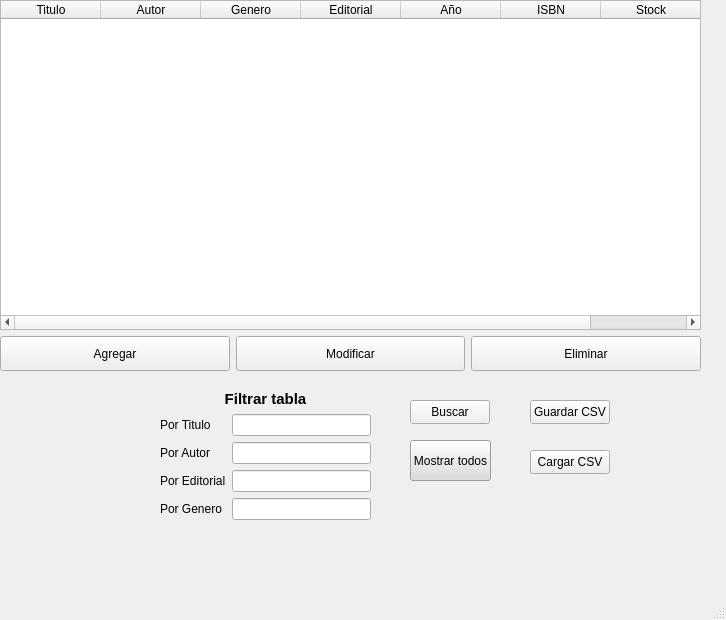
<?xml version="1.0" encoding="UTF-8"?>
<ui version="4.0">
 <class>MainWindow</class>
 <widget class="QMainWindow" name="MainWindow">
  <property name="geometry">
   <rect>
    <x>0</x>
    <y>0</y>
    <width>726</width>
    <height>620</height>
   </rect>
  </property>
  <property name="windowTitle">
   <string>MainWindow</string>
  </property>
  <widget class="QWidget" name="centralwidget">
   <widget class="QWidget" name="gridLayoutWidget">
    <property name="geometry">
     <rect>
      <x>0</x>
      <y>0</y>
      <width>701</width>
      <height>371</height>
     </rect>
    </property>
    <layout class="QGridLayout" name="gridLayout">
     <property name="sizeConstraint">
      <enum>QLayout::SizeConstraint::SetMaximumSize</enum>
     </property>
     <item row="1" column="2">
      <widget class="QPushButton" name="eliminarLibro">
       <property name="sizePolicy">
        <sizepolicy hsizetype="Expanding" vsizetype="Expanding">
         <horstretch>0</horstretch>
         <verstretch>0</verstretch>
        </sizepolicy>
       </property>
       <property name="maximumSize">
        <size>
         <width>16777215</width>
         <height>35</height>
        </size>
       </property>
       <property name="text">
        <string>Eliminar</string>
       </property>
      </widget>
     </item>
     <item row="1" column="1">
      <widget class="QPushButton" name="modificarLibro">
       <property name="sizePolicy">
        <sizepolicy hsizetype="Expanding" vsizetype="Expanding">
         <horstretch>0</horstretch>
         <verstretch>0</verstretch>
        </sizepolicy>
       </property>
       <property name="minimumSize">
        <size>
         <width>0</width>
         <height>35</height>
        </size>
       </property>
       <property name="maximumSize">
        <size>
         <width>16777215</width>
         <height>35</height>
        </size>
       </property>
       <property name="text">
        <string>Modificar</string>
       </property>
      </widget>
     </item>
     <item row="1" column="0">
      <widget class="QPushButton" name="agregarLibro">
       <property name="sizePolicy">
        <sizepolicy hsizetype="Expanding" vsizetype="Expanding">
         <horstretch>0</horstretch>
         <verstretch>0</verstretch>
        </sizepolicy>
       </property>
       <property name="maximumSize">
        <size>
         <width>16777215</width>
         <height>35</height>
        </size>
       </property>
       <property name="text">
        <string>Agregar</string>
       </property>
      </widget>
     </item>
     <item row="0" column="0" colspan="3">
      <widget class="QTableWidget" name="tabla">
       <property name="autoScrollMargin">
        <number>10</number>
       </property>
       <property name="alternatingRowColors">
        <bool>true</bool>
       </property>
       <property name="selectionMode">
        <enum>QAbstractItemView::SelectionMode::MultiSelection</enum>
       </property>
       <property name="selectionBehavior">
        <enum>QAbstractItemView::SelectionBehavior::SelectRows</enum>
       </property>
       <attribute name="horizontalHeaderDefaultSectionSize">
        <number>100</number>
       </attribute>
       <column>
        <property name="text">
         <string>Titulo</string>
        </property>
       </column>
       <column>
        <property name="text">
         <string>Autor</string>
        </property>
       </column>
       <column>
        <property name="text">
         <string>Genero</string>
        </property>
       </column>
       <column>
        <property name="text">
         <string>Editorial</string>
        </property>
       </column>
       <column>
        <property name="text">
         <string>Año</string>
        </property>
       </column>
       <column>
        <property name="text">
         <string>ISBN</string>
        </property>
       </column>
       <column>
        <property name="text">
         <string>Stock</string>
        </property>
       </column>
      </widget>
     </item>
    </layout>
   </widget>
   <widget class="QWidget" name="formLayoutWidget">
    <property name="geometry">
     <rect>
      <x>160</x>
      <y>390</y>
      <width>211</width>
      <height>151</height>
     </rect>
    </property>
    <layout class="QFormLayout" name="formLayout">
     <item row="2" column="0">
      <widget class="QLabel" name="label_2">
       <property name="text">
        <string>Por Titulo</string>
       </property>
      </widget>
     </item>
     <item row="4" column="0">
      <widget class="QLabel" name="label_3">
       <property name="text">
        <string>Por Editorial</string>
       </property>
      </widget>
     </item>
     <item row="3" column="0">
      <widget class="QLabel" name="label_4">
       <property name="text">
        <string>Por Autor</string>
       </property>
      </widget>
     </item>
     <item row="5" column="0">
      <widget class="QLabel" name="label_5">
       <property name="text">
        <string>Por Genero</string>
       </property>
      </widget>
     </item>
     <item row="2" column="1">
      <widget class="QLineEdit" name="campoTituloBusqueda"/>
     </item>
     <item row="3" column="1">
      <widget class="QLineEdit" name="campoAutorBusqueda"/>
     </item>
     <item row="4" column="1">
      <widget class="QLineEdit" name="campoEditorialBusqueda"/>
     </item>
     <item row="5" column="1">
      <widget class="QLineEdit" name="campoGeneroBusqueda"/>
     </item>
     <item row="0" column="0" colspan="2">
      <widget class="QLabel" name="label">
       <property name="font">
        <font>
         <pointsize>11</pointsize>
         <bold>true</bold>
        </font>
       </property>
       <property name="autoFillBackground">
        <bool>true</bool>
       </property>
       <property name="text">
        <string>Filtrar tabla</string>
       </property>
       <property name="alignment">
        <set>Qt::AlignmentFlag::AlignCenter</set>
       </property>
      </widget>
     </item>
    </layout>
   </widget>
   <widget class="QPushButton" name="botonBuscar">
    <property name="geometry">
     <rect>
      <x>410</x>
      <y>400</y>
      <width>80</width>
      <height>24</height>
     </rect>
    </property>
    <property name="text">
     <string>Buscar</string>
    </property>
   </widget>
   <widget class="QPushButton" name="mostrarTodos">
    <property name="geometry">
     <rect>
      <x>410</x>
      <y>440</y>
      <width>81</width>
      <height>41</height>
     </rect>
    </property>
    <property name="sizePolicy">
     <sizepolicy hsizetype="Expanding" vsizetype="Expanding">
      <horstretch>0</horstretch>
      <verstretch>0</verstretch>
     </sizepolicy>
    </property>
    <property name="font">
     <font>
      <strikeout>false</strikeout>
      <stylestrategy>PreferDefault</stylestrategy>
      <kerning>true</kerning>
      <hintingpreference>PreferDefaultHinting</hintingpreference>
     </font>
    </property>
    <property name="mouseTracking">
     <bool>false</bool>
    </property>
    <property name="tabletTracking">
     <bool>false</bool>
    </property>
    <property name="focusPolicy">
     <enum>Qt::FocusPolicy::StrongFocus</enum>
    </property>
    <property name="contextMenuPolicy">
     <enum>Qt::ContextMenuPolicy::DefaultContextMenu</enum>
    </property>
    <property name="acceptDrops">
     <bool>false</bool>
    </property>
    <property name="styleSheet">
     <string notr="true">background-color: rgb(220, 220, 220);
color: black;</string>
    </property>
    <property name="text">
     <string>Mostrar todos</string>
    </property>
   </widget>
   <widget class="QPushButton" name="botonGuardarLista">
    <property name="geometry">
     <rect>
      <x>530</x>
      <y>400</y>
      <width>80</width>
      <height>24</height>
     </rect>
    </property>
    <property name="text">
     <string>Guardar CSV</string>
    </property>
   </widget>
   <widget class="QPushButton" name="botonCargarLista">
    <property name="geometry">
     <rect>
      <x>530</x>
      <y>450</y>
      <width>80</width>
      <height>24</height>
     </rect>
    </property>
    <property name="text">
     <string>Cargar CSV</string>
    </property>
   </widget>
  </widget>
  <widget class="QMenuBar" name="menubar">
   <property name="geometry">
    <rect>
     <x>0</x>
     <y>0</y>
     <width>726</width>
     <height>21</height>
    </rect>
   </property>
  </widget>
  <widget class="QStatusBar" name="statusbar"/>
 </widget>
 <resources/>
 <connections/>
</ui>
